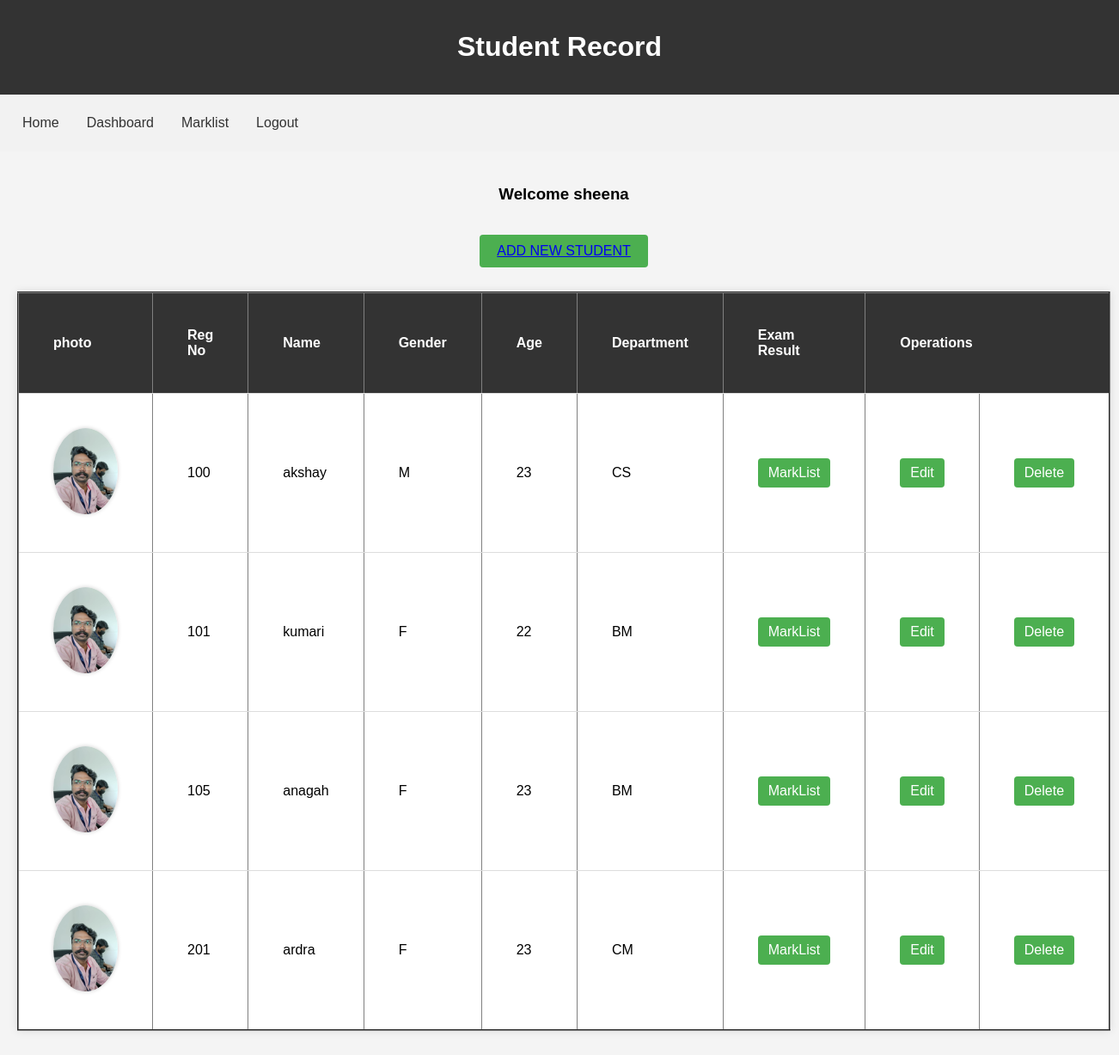
/dashboard/ (signed in), run on the app's committed database.
### StudentApp/models.py (models this page shows, shortened)
class studentdetails(models.Model):
    DEPARTMENT_CHOICES = [
        ('CS', 'Computer Science'),
        ('BM', 'Bio Maths'),
        ('CM', 'Commerce'),
        ('HM', 'Humanities'),
    ]
    GENDER_CHOICES = [
        ('M', 'Male'),
        ('F', 'Female'),
    ]
    sregno = models.IntegerField(unique = True, null = False)
    sname = models.CharField(max_length = 100)
    sgender = models.CharField(choices= GENDER_CHOICES,max_length = 10, default='M')
    sage = models.IntegerField()
    sdept = models.CharField(choices = DEPARTMENT_CHOICES, max_length=50)
    simage = models.ImageField(upload_to='studphoto/', blank=True, null=True)

### StudentApp/views.py (the view)
# urls.py: path('dashboard/',views.studdash, name = 'dashboard'),
@login_required(login_url='home')
def studdash(request):
    data = studentdetails.objects.all()
    return render(request,'dashboard.html',{'data': data})

### templates/dashboard.html (shortened to what this page needs)
{% extends 'base.html' %}
{% load static %}
{% block navbar %}
    <nav>
        <a href="{% url 'home' %}">Home</a>
        <a href="{% url 'dashboard' %}">Dashboard</a>
        <a href="{% url 'marklist' %}">Marklist</a>
        <a href="{% url 'logoutuser' %}">Logout</a>
    </nav>
{% endblock navbar %}
{% block content %}
<div>
    <h3>Welcome {{request.user}}</h3><br>
    <button><a href="{% url 'add' %}">ADD NEW STUDENT</a></button>
<div>
    <br>
<table border="2" >
    <tr>
        <th>photo</th>
        <th>Reg No</th>
        <th>Name</th>
        <th>Gender</th>
        <th>Age</th>
        <th>Department</th>
        <th>Exam Result</th>
        <th colspan="2">Operations</th>
    </tr>
    {% for item in data %}
    <tr>
        <td><img src="{{item.simage.url}}" style="max-width: 100px; max-height: 100px;"></td>
        <td>{{item.sregno}}</td>
        <td>{{item.sname}}</td>
        <td>{{item.sgender}}</td>
        <td>{{item.sage}}</td>
        <td>{{item.sdept}}</td>
        <td><a href="{% url 'addmark' item.sname %}">MarkList</a></td>
        <td><a href="{% url 'edit' item.id %}">Edit</a></td>
        <td><a href="{% url 'delete' item.id %}">Delete</a></td>
    </tr>
    {% endfor %}
</table>
</div>
</div>
{% endblock content %}

### templates/base.html (style rules this page uses)
body { font-family: Arial, sans-serif; margin: 0; padding: 0; }
nav { background-color: #f2f2f2; padding: 10px; overflow: hidden; }
nav a { float: left; display: block; color: #333; text-align: center; padding: 14px 16px; text-decoration: none; }

### templates/dashboard.html (style rules this page uses)
body { font-family: Arial, sans-serif; background-color: #f4f4f4; margin: 0; padding: 0; text-align: center; }
table { border-collapse: collapse; width: 80%; margin: 10px auto; background-color: #fff; box-shadow: 0 0 10px rgba(0, 0, 0, 0.1); }
th, td { padding: 40px; text-align: left; border-bottom: 1px solid #ddd; }
th { background-color: #333; color: white; font-weight: bold; }
td img { max-width: 100px; max-height: 100px; border-radius: 50%; box-shadow: 0 0 5px rgba(0, 0, 0, 0.2); }
td a { display: inline-block; padding: 8px 12px; background-color: #4CAF50; color: white; text-decoration: none; border-radius: 4px; transition: background-color 0.3s; }
button { padding: 10px 20px; background-color: #4CAF50; color: white; border: none; border-radius: 4px; font-size: 16px; cursor: pointer; transition: background-color 0.3s; }

### data on the page
studentdetails: simage (picture), sregno "100", sname "akshay", sgender "M", sage "23", sdept "CS"
studentdetails: simage (picture), sregno "101", sname "kumari", sgender "F", sage "22", sdept "BM"
studentdetails: simage (picture), sregno "105", sname "anagah", sgender "F", sage "23", sdept "BM"
studentdetails: simage (picture), sregno "201", sname "ardra", sgender "F", sage "23", sdept "CM"

### other printed values
{{ request.user }} "sheena"
